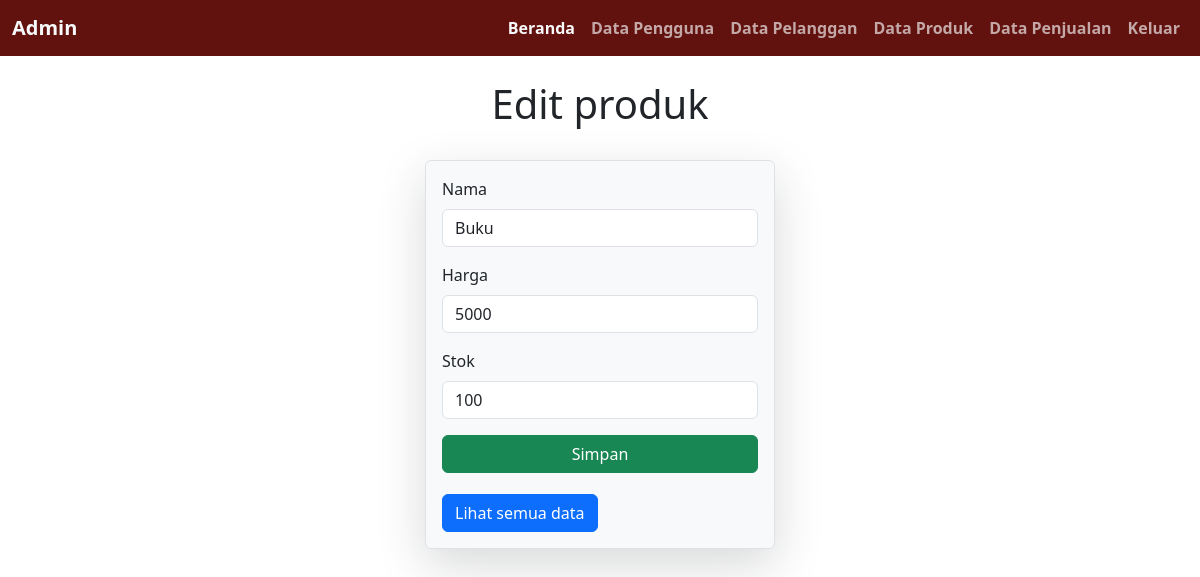
Screenshot of /produk/edit_produk.php?id_produk=1 (signed in) with the database file from the repository.
### tables this page shows
CREATE TABLE `produk` (
  `id_produk` int(11) NOT NULL,
  `nama` varchar(50) NOT NULL,
  `harga` int(11) NOT NULL,
  `stok` int(11) NOT NULL
);

### produk/edit_produk.php (the view, shortened to what this page needs)
<?php
include '../header.php';
?>
<!DOCTYPE html>
<html>
<head>
	<link rel="stylesheet" type="text/css" href="../bootstrap/css/bootstrap.css">
  	<link href="../bootstrap/css/bootstrap.min.css" rel="stylesheet">
</head>
<body style="background-image: url('../img/bg3.png'); background-size:30em;">
<br>
	<div class="judul">
		<h1 align="center" style="">Edit produk</h1>
	</div>
	<br>
	<?php
include '../koneksi.php';
$id_produk = $_GET['id_produk'];
$sql = "SELECT * from produk where id_produk='$id_produk'";
$result = mysqli_query($koneksi, $sql);
while ($data = mysqli_fetch_assoc($result)) {
	?>
	<div class="border border-start-9 shadow-lg p-3 mb-5 bg-body-tertiary rounded" style="width:350px; margin:auto;">
    	<form action="" method="POST" class="login-email">
			<div class="mb-3">
				<label class="form-label">Nama</label>
				<input type="text" class="form-control"placeholder="Nama" name="nama" value="<?php echo $data['nama'] ?>" required>
			</div>
			<div class="mb-3">
				<label class="form-label">Harga</label>
				<input type="number" class="form-control"placeholder="Harga" name="harga" value="<?php echo $data['harga'] ?>" required>
			</div>
			<div class="mb-3">
				<label class="form-label">Stok</label>
				<input type="number" class="form-control" placeholder="Stok" name="stok" value="<?php echo $data['stok'] ?>" required>
			</div>
            <div class="d-grid gap-2">
				<button name="submit" class="btn btn-success">Simpan</button>
			</div>
		</form>
		<a href="akun.php" class="tombol"><button class="btn btn-primary" style=" margin-top: 5px;">Lihat semua data</button></a>
	</div>
<?php } ?>
</body>
</html>

### rows the page displays
produk: nama "Buku", harga "5000", stok "100"
